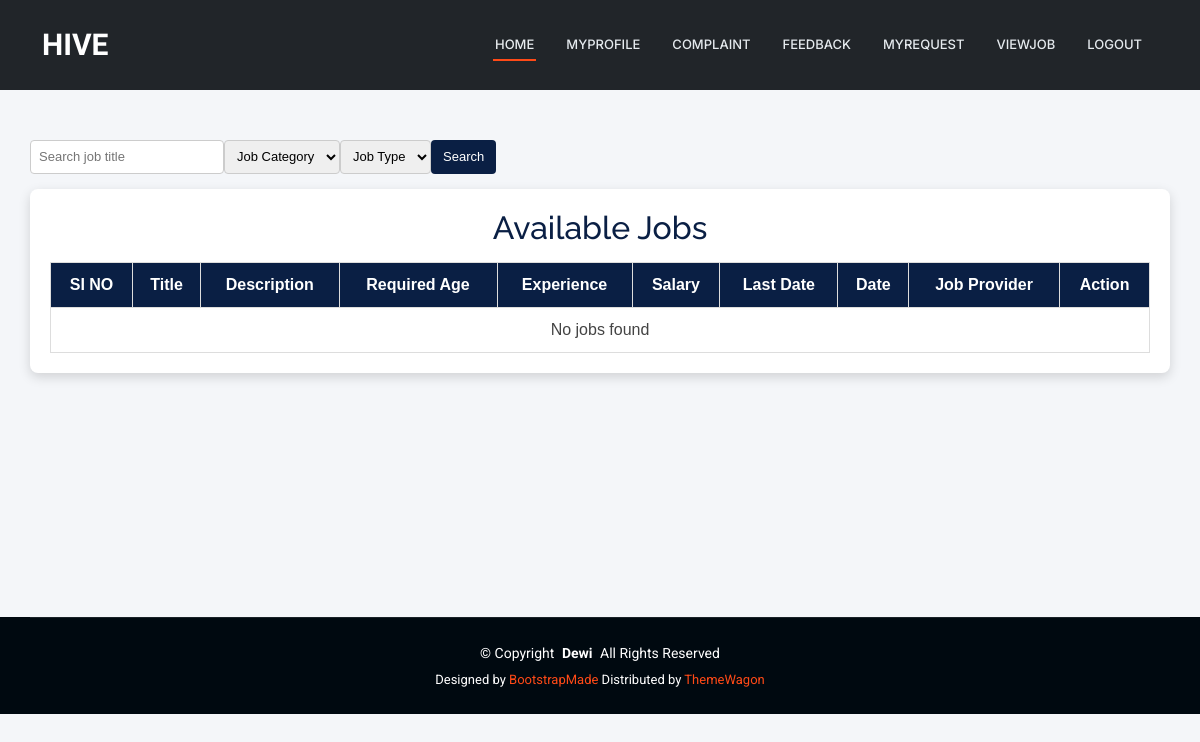
Before: /User/ViewJob/ with the older database file.
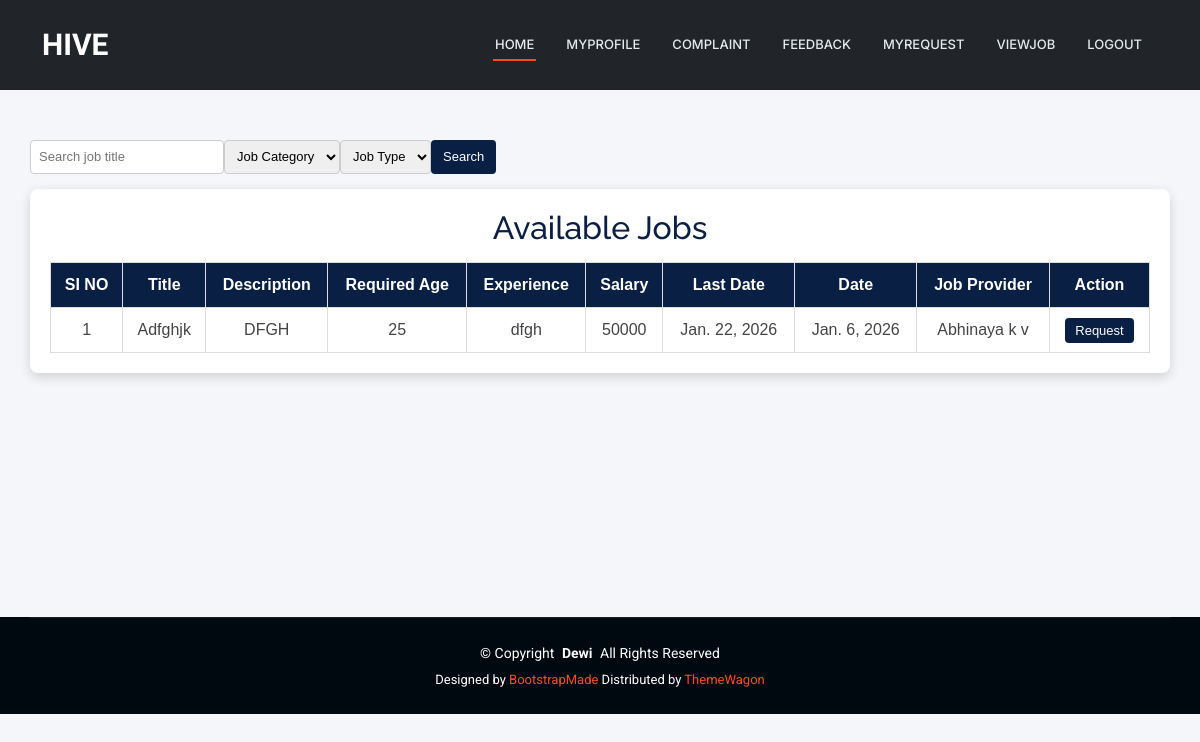
After: the same page with the newer database file.
### JobProvider/models.py (models this page shows)
class tbl_job(models.Model):
    job_title=models.CharField(max_length=50)
    job_content=models.CharField(max_length=50)
    job_requriedage=models.CharField(max_length=50)
    job_experience=models.CharField(max_length=50)
    job_salary=models.CharField(max_length=50)
    job_lastdate=models.DateField()
    job_date=models.DateField(auto_now_add=True)
    job_status=models.IntegerField(default=0)
    jobprovider_id=models.ForeignKey(tbl_jobprovider,on_delete=models.CASCADE)
    jobcategory_id=models.ForeignKey(tbl_jobcategory,on_delete=models.CASCADE)
    jobtype_id=models.ForeignKey(tbl_jobtype,on_delete=models.CASCADE)

### Guest/models.py (models this page shows)
class tbl_jobprovider(models.Model):
   jobprovider_name = models.CharField(max_length=50)
   jobprovider_email = models.CharField(max_length=50)
   jobprovider_contact = models.CharField(max_length=50)
   jobprovider_address = models.CharField(max_length=100)
   jobprovider_photo = models.FileField(upload_to="Assets/JobProviderDocs/")
   jobprovider_proof = models.FileField(upload_to="Assets/JobProviderDocs/")
   jobprovider_status = models.IntegerField(default=0)
   jobprovider_doj = models.DateField(auto_now_add=True)
   jobprovider_password = models.CharField(max_length=50)
   place = models.ForeignKey(tbl_place,on_delete=models.CASCADE)

### User/views.py (the view)
# urls.py: path('ViewJob/',views.ViewJob,name="ViewJob"),
def ViewJob(request):
    jobdata=tbl_job.objects.filter(job_lastdate__gte=date.today())
    jobcategory=tbl_jobcategory.objects.filter()
    jobtype=tbl_jobtype.objects.filter()
    return render(request,'User/ViewJob.html',{'jobdata':jobdata,'jobcategory':jobcategory,'jobtype':jobtype})

### User/Templates/User/ViewJob.html (shortened to what this page needs)
{% extends 'User/Header.html' %}
{% block content %}
<head>
</head>
<div class="viewjob-wrapper">
    <div class="search-bar">
        <input type="text" name="q" placeholder="Search job title" id="search_text">
        <select name="category" id="sel_jobcategory">
            <option value="">Job Category</option>
        </select>
        <select name="type" id="sel_jobtype">
            <option value="">Job Type</option>
        </select>
        <button id="search_btn">Search</button>
    </div>
    <div class="viewjob-card">
        <h2>Available Jobs</h2>
        <table class="viewjob-table" id="result">
            <tr>
                <th>SI NO</th>
                <th>Title</th>
                <th>Description</th>
                <th>Required Age</th>
                <th>Experience</th>
                <th>Salary</th>
                <th>Last Date</th>
                <th>Date</th>
                <th>Job Provider</th>
                <th>Action</th>
            </tr>
            {% for i in jobdata %}
            <tr class="job-row">
                <td>{{ forloop.counter }}</td>
                <td class="job-title">{{ i.job_title }}</td>
                <td>{{ i.job_content }}</td>
                <td>{{ i.job_requriedage }}</td>
                <td>{{ i.job_experience }}</td>
                <td>{{ i.job_salary }}</td>
                <td>{{ i.job_lastdate }}</td>
                <td>{{ i.job_date }}</td>
                <td class="job-provider">{{ i.jobprovider_id.jobprovider_name }}</td>
                <td>
                    <a href="{% url 'User:Request' i.id %}" class="request-btn">Request</a>
                </td>
            </tr>
            {% empty %}
            <tr>
                <td colspan="10">No jobs found</td>
            </tr>
            {% endfor %}
        </table>
    </div>
</div>
<br><br><br><br><br>
{% endblock %}

Changed rows visible on the page:
added tbl_job: job_title "Adfghjk", job_content "DFGH", job_requriedage "25", job_experience "dfgh", job_salary "50000", job_lastdate "Jan. 22, 2026", job_date "Jan. 6, 2026", jobprovider_id.jobprovider_name "Abhinaya k v"
Other visible differences:
text no longer shown: "No jobs found"
